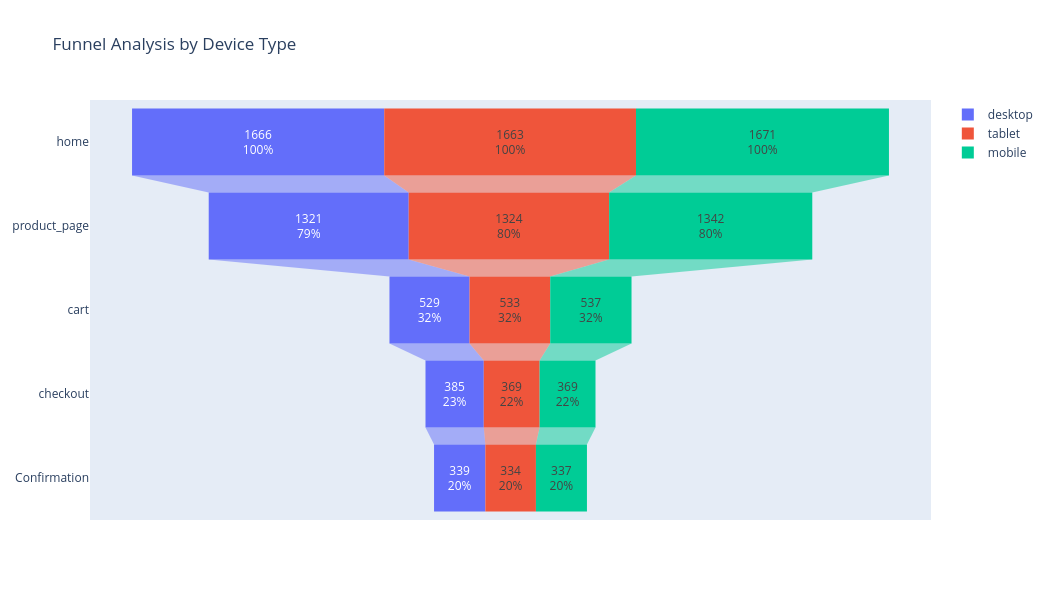

Source (notebook cell):
### Code cell
df = customer_journey.copy()

df['PageType'] = df['PageType'].str.strip().str.lower()
df['DeviceType'] = df['DeviceType'].str.strip().str.lower()

devices = df['DeviceType'].unique()

stages = ['home', 'product_page', 'cart', 'checkout', 'Confirmation']

fig = go.Figure()

for device in devices:
    
    df_d = df[df['DeviceType'] == device]

    home = df_d[df_d['PageType'] == 'home']['UserID'].count()
    product = df_d[df_d['PageType'] == 'product_page']['UserID'].count()
    cart = df_d[df_d['PageType'] == 'cart']['UserID'].count()
    checkout = df_d[df_d['PageType'] == 'checkout']['UserID'].count()
    confirmation = df_d[df_d['PageType'] == 'confirmation']['UserID'].count()

    fig.add_trace(go.Funnel(
        name=device,
        y=stages,
        x=[home, product, cart, checkout, confirmation],
        textinfo="value+percent initial"
    ))

fig.update_layout(
    title="Funnel Analysis by Device Type",
    height=600 , 
    width=1050
)

fig.show()

### Figure 1 — Plotly figure (JSON) as saved in the notebook; plotly's stock layout.template omitted (floating-point values rounded to 4 significant figures)
{"data": [{"name": "desktop", "textinfo": "value+percent initial", "type": "funnel", "x": [1666, 1321, 529, 385, 339], "y": ["home", "product_page", "cart", "checkout", "Confirmation"]}, {"name": "tablet", "textinfo": "value+percent initial", "type": "funnel", "x": [1663, 1324, 533, 369, 334], "y": ["home", "product_page", "cart", "checkout", "Confirmation"]}, {"name": "mobile", "textinfo": "value+percent initial", "type": "funnel", "x": [1671, 1342, 537, 369, 337], "y": ["home", "product_page", "cart", "checkout", "Confirmation"]}], "layout": {"height": 600, "title": {"text": "Funnel Analysis by Device Type"}, "width": 1050}}
